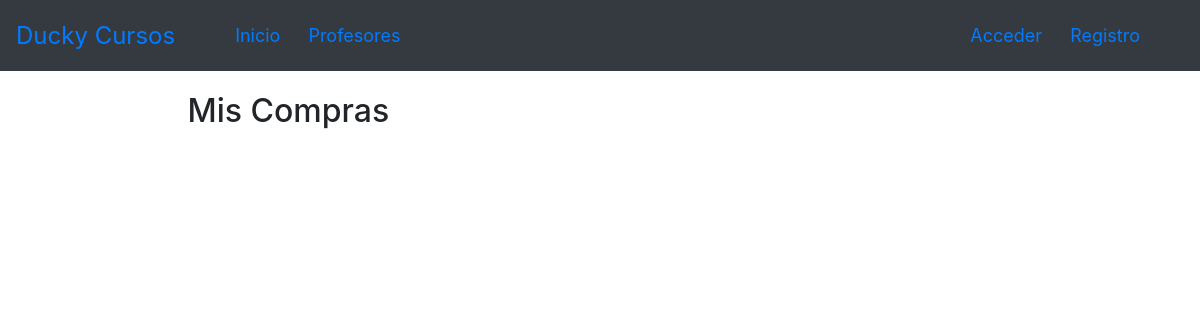
The page /MisCompras/ on the database as committed earlier.
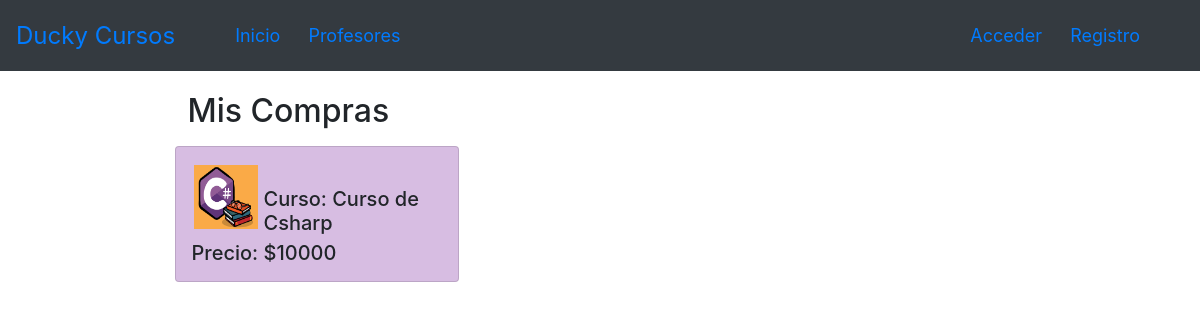
The same page on the database as committed later.
### core/models.py (models this page shows, shortened)
class Compra(models.Model):
    idCurso = models.ForeignKey(Curso,on_delete=models.PROTECT,verbose_name='Curso')
    idAutor = models.ForeignKey(settings.AUTH_USER_MODEL,on_delete=models.PROTECT,verbose_name='Comprador')
    class Meta:
        db_table = 'compra'

class Curso(models.Model):
    titulo = models.CharField( max_length=50)
    descripcion = models.TextField( max_length=200,null=True)
    anio = models.CharField( max_length=50,verbose_name="año")
    precio = models.IntegerField(default=1,editable=False)
    idAutor = models.ForeignKey(settings.AUTH_USER_MODEL,on_delete=models.PROTECT)
    email = models.CharField( max_length=50,null=True)
    imagen = models.ImageField(upload_to="curso", null=True)
    idSucursal = models.ForeignKey(Sucursale, on_delete=models.CASCADE,null=False)
    class Meta:
        db_table = 'curso'

### core/views.py (the view)
# urls.py: path('MisCompras/',views.MisCompras, name ='MisCompras'),
def MisCompras(request):
    compras = Compra.objects.all()
    data = {
        'compras': compras
    }
    return render(request,"core/Compras/compras.html",data)

### core/templates/core/Compras/compras.html (shortened to what this page needs)
{% extends 'core/base.html' %}
{% load static %}
{% block content %}
<main role="main">
  <div class="container">
    <div class="row mt-3" >
      <div class="col-md-9 mx-auto mb-5">
        <h2>Mis Compras</h2>
      <div class="row">
        {% for compra in compras %}
        {% if not compra.idAutor.is_superuser %}
          <div class=" card col-md-4 mt-2 mb-3 " style="padding:8px;  margin:2px; background-color:#D7BDE2 ;">
            <div class="row p-1">
              <div class="col-md-12">
                {% if compra.idCurso.imagen %}
                  <img src="{{compra.idCurso.imagen.url}}" class="img-fluid profile-avatar" style="margin:6px;">
                  <br>
                  <h5 class="text-rigth" style="margin:2px; padding:2px"> Curso: {{compra.idCurso.titulo}} </h5>
                  <h5 class="text-rigth" style="margin:2px; padding:2px"> Precio: ${{compra.idCurso.precio}} </h5>
                {% endif %}
              </div>
            </div>
          </div>
          {% endif %}
        {% endfor %}
      </div>
      </div>
    </div>
  </div>
</main>
{% endblock %}

Rows that differ between the two databases and show on the page:
added Compra: idCurso.imagen (picture), idCurso.titulo "Curso de Csharp", idCurso.precio "10000"
